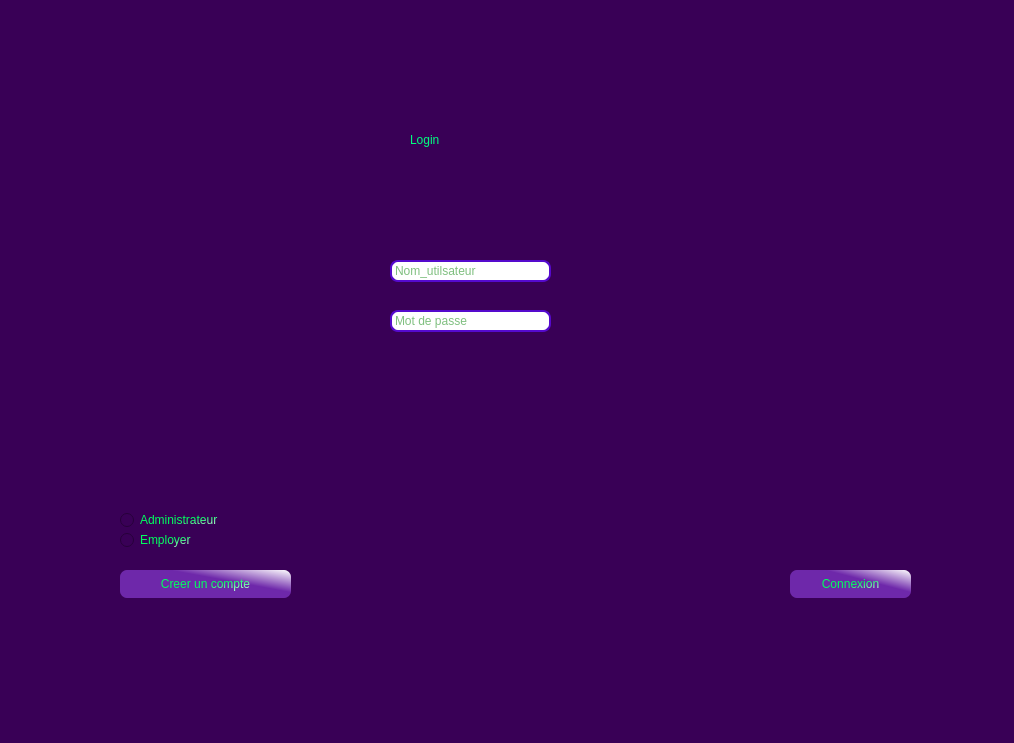
<?xml version="1.0" encoding="UTF-8"?>
<ui version="4.0">
 <class>MainWindow</class>
 <widget class="QMainWindow" name="MainWindow">
  <property name="geometry">
   <rect>
    <x>0</x>
    <y>0</y>
    <width>1014</width>
    <height>743</height>
   </rect>
  </property>
  <property name="windowTitle">
   <string>MainWindow</string>
  </property>
  <property name="styleSheet">
   <string notr="true">background-color: rgb(57, 0, 86);</string>
  </property>
  <widget class="QWidget" name="centralwidget">
   <widget class="QStackedWidget" name="stackedWidget">
    <property name="geometry">
     <rect>
      <x>60</x>
      <y>30</y>
      <width>891</width>
      <height>621</height>
     </rect>
    </property>
    <property name="currentIndex">
     <number>0</number>
    </property>
    <widget class="QWidget" name="stackedWidgetPage1">
     <widget class="QLineEdit" name="nom_utilateur">
      <property name="geometry">
       <rect>
        <x>330</x>
        <y>230</y>
        <width>161</width>
        <height>22</height>
       </rect>
      </property>
      <property name="toolTip">
       <string>&lt;html&gt;&lt;head/&gt;&lt;body&gt;&lt;p&gt;&lt;br/&gt;&lt;/p&gt;&lt;/body&gt;&lt;/html&gt;</string>
      </property>
      <property name="whatsThis">
       <string>&lt;html&gt;&lt;head/&gt;&lt;body&gt;&lt;p&gt;&lt;br/&gt;&lt;/p&gt;&lt;/body&gt;&lt;/html&gt;</string>
      </property>
      <property name="styleSheet">
       <string notr="true">QLineEdit {
	font: 8pt &quot;Times New Roman&quot;;
padding: 1px;
border-style: solid;
border: 2px solid rgb(85,10,205);
border-radius: 8px;
font-color:green;
   background-color:white;
color:green;
}

QLineEdit:focus
{
  border-color:rgb(200,50,10);
}</string>
      </property>
      <property name="inputMask">
       <string/>
      </property>
      <property name="text">
       <string/>
      </property>
      <property name="placeholderText">
       <string>Nom_utilsateur</string>
      </property>
     </widget>
     <widget class="QLineEdit" name="mot_de_passe">
      <property name="geometry">
       <rect>
        <x>330</x>
        <y>280</y>
        <width>161</width>
        <height>22</height>
       </rect>
      </property>
      <property name="styleSheet">
       <string notr="true">QLineEdit {
	font: 8pt &quot;Times New Roman&quot;;
padding: 1px;
border-style: solid;
border: 2px solid rgb(85,10,205);
border-radius: 8px;
font-color:green;
background-color:white;
color:green;
}

QLineEdit:focus
{
  border-color:rgb(200,50,10);
}</string>
      </property>
      <property name="text">
       <string/>
      </property>
      <property name="placeholderText">
       <string>Mot de passe</string>
      </property>
     </widget>
     <widget class="QLabel" name="label_3">
      <property name="geometry">
       <rect>
        <x>350</x>
        <y>100</y>
        <width>121</width>
        <height>20</height>
       </rect>
      </property>
      <property name="styleSheet">
       <string notr="true">QLabel
{
  font: 20pt &quot;Copperplate Gothic Bold&quot;;
  
	color: rgb(0, 255, 127);
}</string>
      </property>
      <property name="text">
       <string>Login</string>
      </property>
     </widget>
     <widget class="QPushButton" name="pushButton_2">
      <property name="geometry">
       <rect>
        <x>730</x>
        <y>540</y>
        <width>121</width>
        <height>28</height>
       </rect>
      </property>
      <property name="styleSheet">
       <string notr="true">QPushButton
 {
      border-style: groove;
      border-radius: 7;
      padding: 3px;

     color: qlineargradient(spread:pad, x1:0.439, y1:0.5, x2:1, y2:1, stop:0.134783 rgba(0, 255, 94, 255), stop:1 rgba(255, 255, 255, 255));

      background-color: qlineargradient(spread:pad, x1:0.565, y1:0.386364, x2:1, y2:0, stop:0.0869565 rgba(110, 40, 170, 255), stop:1 rgba(255, 255, 255, 255));
 
   font: 10pt &quot;Copperplate Gothic Bold&quot;; 
 }

QPushButton:focus

 {

  
    background-color: qlineargradient(spread:pad, x1:0, y1:0, x2:1, y2:1, stop:0.491304 rgba(255, 0, 0, 255), stop:1 rgba(255, 255, 255, 255));
 }

QPushButton:hover

 {
    background-color: qlineargradient(spread:pad, x1:0, y1:0, x2:1, y2:1, stop:0.491304 rgba(255, 0, 0, 255), stop:1 rgba(255, 255, 255, 255));

 }

</string>
      </property>
      <property name="text">
       <string>Connexion</string>
      </property>
     </widget>
     <widget class="QRadioButton" name="admin_login">
      <property name="geometry">
       <rect>
        <x>60</x>
        <y>480</y>
        <width>121</width>
        <height>20</height>
       </rect>
      </property>
      <property name="styleSheet">
       <string notr="true">QRadioButton
{
        color: qlineargradient(spread:pad, x1:0.439, y1:0.5, x2:1, y2:1, stop:0.134783 rgba(0, 255, 94, 255), stop:1 rgba(255, 255, 255, 255));

	font: 75 8pt &quot;Arial Narrow&quot;;
}</string>
      </property>
      <property name="text">
       <string>Administrateur</string>
      </property>
     </widget>
     <widget class="QPushButton" name="pushButton_3">
      <property name="geometry">
       <rect>
        <x>60</x>
        <y>540</y>
        <width>171</width>
        <height>28</height>
       </rect>
      </property>
      <property name="styleSheet">
       <string notr="true">QPushButton
 {
      border-style: groove;
      border-radius: 7;
      padding: 3px;

     color: qlineargradient(spread:pad, x1:0.439, y1:0.5, x2:1, y2:1, stop:0.134783 rgba(0, 255, 94, 255), stop:1 rgba(255, 255, 255, 255));

      background-color: qlineargradient(spread:pad, x1:0.565, y1:0.386364, x2:1, y2:0, stop:0.0869565 rgba(110, 40, 170, 255), stop:1 rgba(255, 255, 255, 255));
 
   font: 10pt &quot;Copperplate Gothic Bold&quot;; 
 }

QPushButton:focus

 {

  
    background-color: qlineargradient(spread:pad, x1:0, y1:0, x2:1, y2:1, stop:0.491304 rgba(255, 0, 0, 255), stop:1 rgba(255, 255, 255, 255));
 }

QPushButton:hover

 {
    background-color: qlineargradient(spread:pad, x1:0, y1:0, x2:1, y2:1, stop:0.491304 rgba(255, 0, 0, 255), stop:1 rgba(255, 255, 255, 255));

 }

</string>
      </property>
      <property name="text">
       <string>Creer un compte</string>
      </property>
     </widget>
     <widget class="QRadioButton" name="employe_login">
      <property name="geometry">
       <rect>
        <x>60</x>
        <y>500</y>
        <width>111</width>
        <height>20</height>
       </rect>
      </property>
      <property name="styleSheet">
       <string notr="true">QRadioButton
{
        color: qlineargradient(spread:pad, x1:0.439, y1:0.5, x2:1, y2:1, stop:0.134783 rgba(0, 255, 94, 255), stop:1 rgba(255, 255, 255, 255));

	font: 75 8pt &quot;Arial Narrow&quot;;
}</string>
      </property>
      <property name="text">
       <string>Employer</string>
      </property>
     </widget>
    </widget>
    <widget class="QWidget" name="page">
     <widget class="QLineEdit" name="nom_utilateur_2">
      <property name="geometry">
       <rect>
        <x>300</x>
        <y>150</y>
        <width>161</width>
        <height>22</height>
       </rect>
      </property>
      <property name="toolTip">
       <string>&lt;html&gt;&lt;head/&gt;&lt;body&gt;&lt;p&gt;&lt;br/&gt;&lt;/p&gt;&lt;/body&gt;&lt;/html&gt;</string>
      </property>
      <property name="whatsThis">
       <string>&lt;html&gt;&lt;head/&gt;&lt;body&gt;&lt;p&gt;&lt;br/&gt;&lt;/p&gt;&lt;/body&gt;&lt;/html&gt;</string>
      </property>
      <property name="styleSheet">
       <string notr="true">QLineEdit {
	font: 8pt &quot;Times New Roman&quot;;
padding: 1px;
border-style: solid;
border: 2px solid rgb(85,10,205);
border-radius: 8px;
font-color:green;
 background-color:white;
color:green;
}

QLineEdit:focus
{
  border-color:rgb(200,50,10);
}</string>
      </property>
      <property name="inputMask">
       <string/>
      </property>
      <property name="text">
       <string/>
      </property>
      <property name="placeholderText">
       <string>Nom_utilsateur</string>
      </property>
     </widget>
     <widget class="QLineEdit" name="mot_de_passe_2">
      <property name="geometry">
       <rect>
        <x>300</x>
        <y>190</y>
        <width>161</width>
        <height>22</height>
       </rect>
      </property>
      <property name="styleSheet">
       <string notr="true">QLineEdit {
	font: 8pt &quot;Times New Roman&quot;;
padding: 1px;
border-style: solid;
border: 2px solid rgb(85,10,205);
border-radius: 8px;
font-color:green;
 background-color:white;
color:green;
}

QLineEdit:focus
{
  border-color:rgb(200,50,10);
}</string>
      </property>
      <property name="text">
       <string/>
      </property>
      <property name="placeholderText">
       <string>Mot de passe</string>
      </property>
     </widget>
     <widget class="QLineEdit" name="mot_de_passe_confirm">
      <property name="geometry">
       <rect>
        <x>300</x>
        <y>230</y>
        <width>161</width>
        <height>22</height>
       </rect>
      </property>
      <property name="styleSheet">
       <string notr="true">QLineEdit {
	font: 8pt &quot;Times New Roman&quot;;
padding: 1px;
border-style: solid;
border: 2px solid rgb(85,10,205);
border-radius: 8px;
font-color:green;
 background-color:white;
color:green;
}

QLineEdit:focus
{
  border-color:rgb(200,50,10);
}</string>
      </property>
      <property name="text">
       <string/>
      </property>
      <property name="placeholderText">
       <string>Confirmer Mot de passe</string>
      </property>
     </widget>
     <widget class="QPushButton" name="pushButton_4">
      <property name="geometry">
       <rect>
        <x>500</x>
        <y>370</y>
        <width>93</width>
        <height>28</height>
       </rect>
      </property>
      <property name="styleSheet">
       <string notr="true">QPushButton
 {
      border-style: groove;
      border-radius: 7;
      padding: 3px;

     color: qlineargradient(spread:pad, x1:0.439, y1:0.5, x2:1, y2:1, stop:0.134783 rgba(0, 255, 94, 255), stop:1 rgba(255, 255, 255, 255));

      background-color: qlineargradient(spread:pad, x1:0.565, y1:0.386364, x2:1, y2:0, stop:0.0869565 rgba(110, 40, 170, 255), stop:1 rgba(255, 255, 255, 255));
 
   font: 10pt &quot;Copperplate Gothic Bold&quot;; 
 }

QPushButton:focus

 {

  
    background-color: qlineargradient(spread:pad, x1:0, y1:0, x2:1, y2:1, stop:0.491304 rgba(255, 0, 0, 255), stop:1 rgba(255, 255, 255, 255));
 }

QPushButton:hover

 {
    background-color: qlineargradient(spread:pad, x1:0, y1:0, x2:1, y2:1, stop:0.491304 rgba(255, 0, 0, 255), stop:1 rgba(255, 255, 255, 255));

 }

</string>
      </property>
      <property name="text">
       <string>Creer</string>
      </property>
     </widget>
     <widget class="QPushButton" name="pushButton_5">
      <property name="geometry">
       <rect>
        <x>220</x>
        <y>370</y>
        <width>93</width>
        <height>28</height>
       </rect>
      </property>
      <property name="styleSheet">
       <string notr="true">QPushButton
 {
      border-style: groove;
      border-radius: 7;
      padding: 3px;

     color: qlineargradient(spread:pad, x1:0.439, y1:0.5, x2:1, y2:1, stop:0.134783 rgba(0, 255, 94, 255), stop:1 rgba(255, 255, 255, 255));

      background-color: qlineargradient(spread:pad, x1:0.565, y1:0.386364, x2:1, y2:0, stop:0.0869565 rgba(110, 40, 170, 255), stop:1 rgba(255, 255, 255, 255));
 
   font: 10pt &quot;Copperplate Gothic Bold&quot;; 
 }

QPushButton:focus

 {

  
    background-color: qlineargradient(spread:pad, x1:0, y1:0, x2:1, y2:1, stop:0.491304 rgba(255, 0, 0, 255), stop:1 rgba(255, 255, 255, 255));
 }

QPushButton:hover

 {
    background-color: qlineargradient(spread:pad, x1:0, y1:0, x2:1, y2:1, stop:0.491304 rgba(255, 0, 0, 255), stop:1 rgba(255, 255, 255, 255));

 }

</string>
      </property>
      <property name="text">
       <string>Retour</string>
      </property>
     </widget>
     <widget class="QLineEdit" name="lineEdit_cin">
      <property name="geometry">
       <rect>
        <x>300</x>
        <y>270</y>
        <width>161</width>
        <height>22</height>
       </rect>
      </property>
      <property name="styleSheet">
       <string notr="true">QLineEdit {
	font: 8pt &quot;Times New Roman&quot;;
padding: 1px;
border-style: solid;
border: 2px solid rgb(85,10,205);
border-radius: 8px;
font-color:green;
 background-color:white;
color:green;
}

QLineEdit:focus
{
  border-color:rgb(200,50,10);
}</string>
      </property>
      <property name="placeholderText">
       <string>CIN_EMPLOYE</string>
      </property>
     </widget>
    </widget>
   </widget>
  </widget>
  <widget class="QMenuBar" name="menubar">
   <property name="geometry">
    <rect>
     <x>0</x>
     <y>0</y>
     <width>1014</width>
     <height>26</height>
    </rect>
   </property>
  </widget>
  <widget class="QStatusBar" name="statusbar"/>
 </widget>
 <resources/>
 <connections/>
</ui>
